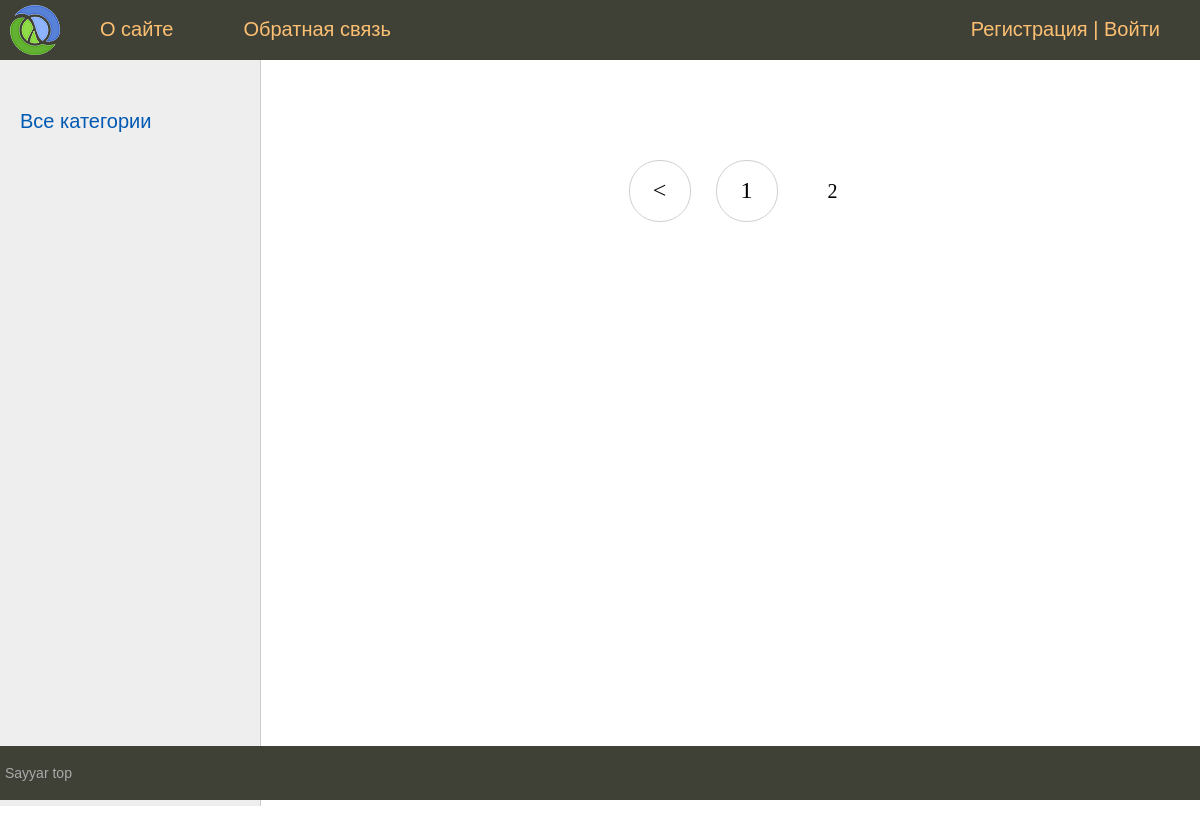
Page /?page=2 on the earlier database version.
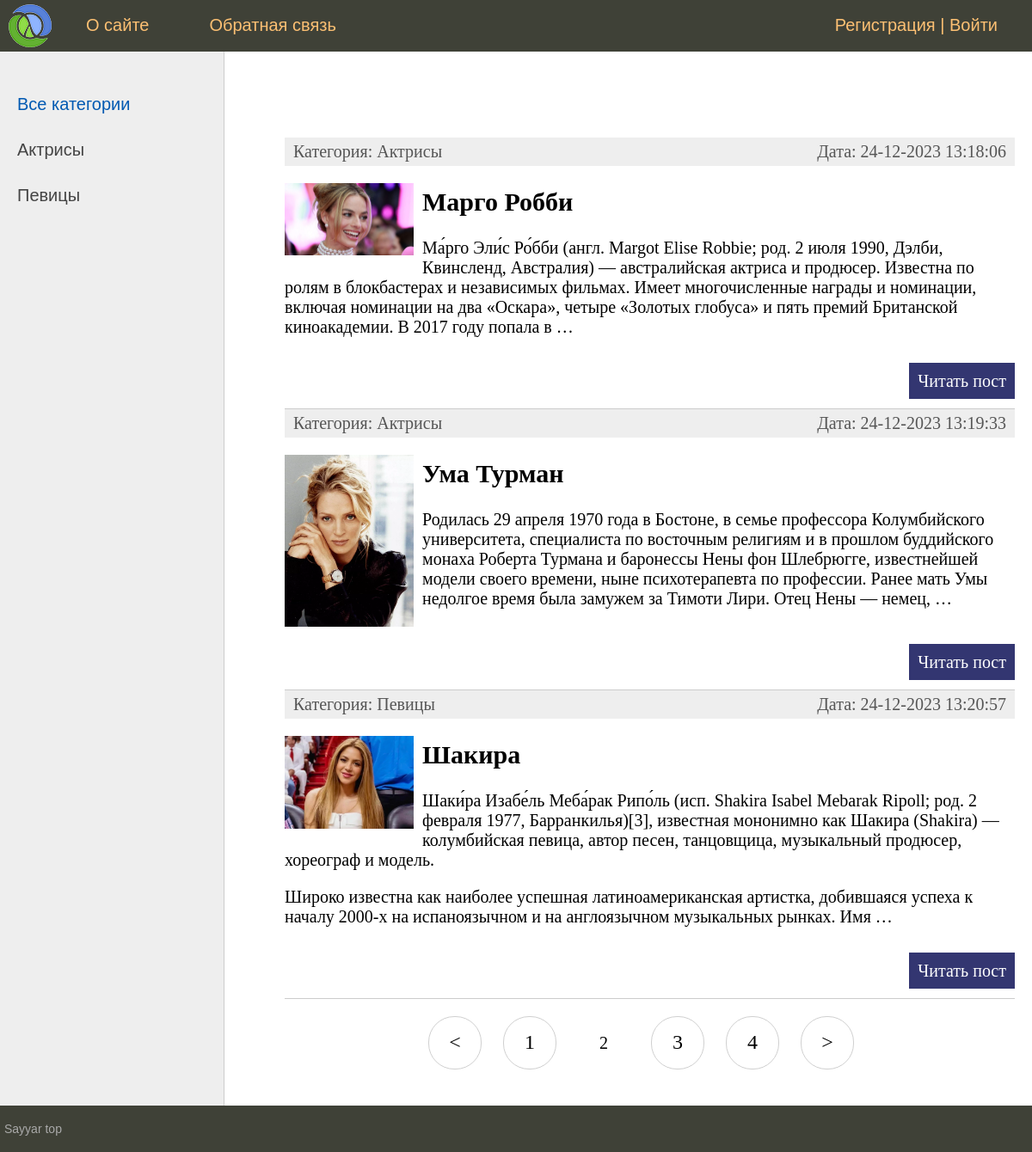
Same page on the later database version.
### women/models.py (models this page shows, shortened)
class Category(models.Model):
    name = models.CharField(max_length=100, db_index=True)
    slug = models.SlugField(max_length=255, unique=True, db_index=True, verbose_name='URL')
    def __str__(self):
        return self.name
    def get_absolute_url(self):
        return reverse('category', kwargs={'cat_slug': self.slug})
    class Meta:
        verbose_name = "Категория"
        verbose_name_plural = "Категории"
        ordering = ['id']

class Women(models.Model):
    title = models.CharField(max_length=255, verbose_name='Заголовок')
    slug = models.SlugField(max_length=255, unique=True, db_index=True, verbose_name='URL')
    content = models.TextField(blank=True, verbose_name='Текст статьи')
    photo = models.ImageField(upload_to='photos/%Y/%m/%d/', verbose_name='Фото')
    time_create = models.DateTimeField(auto_now_add=True, verbose_name='Время создания')
    time_update = models.DateTimeField(auto_now=True, verbose_name='Время изменения')
    is_published = models.BooleanField(default=True, verbose_name='Публикация')
    cat = models.ForeignKey('Category', on_delete=models.PROTECT, verbose_name='Категории')
    def get_absolute_url(self):
        return reverse('post', kwargs={'post_slug': self.slug})
    class Meta:
        verbose_name = "Известные женщины"
        verbose_name_plural = "Известные женщины"
        ordering = ['time_create', 'title']

### women/views.py (the view)
# urls.py: path('', WomenHome.as_view(), name='home'),
class WomenHome(DataMixin, ListView):
    model = Women
    template_name = 'women/index.html'
    context_object_name = 'posts'
    def get_context_data(self, *, object_list=None, **kwargs):
        context = super().get_context_data(**kwargs)
        c_def = self.get_user_context(title='Главная страница')
        return dict(list(context.items()) + list(c_def.items()))
    def get_queryset(self):
        return Women.objects.filter(is_published=True).select_related('cat')

### women/utils.py (called while the page is built)
    def get_user_context(self, **kwargs):
        context = kwargs
        cats = cache.get('cats')
        if not cats:
            cats = Category.objects.annotate(Count('women'))
            cache.set('cats', cats, 60)
        user_menu = menu.copy()
        if not self.request.user.is_authenticated:
            user_menu.pop(1)
        context['menu'] = user_menu
        context['cats'] = cats
        if 'cat_selected' not in context:
            context['cat_selected'] = 0
        return context

### women/templates/women/index.html (shortened to what this page needs)
{% extends 'women/base.html' %}
{% block content %}
<ul class="list-articles">
	{% for p in posts %}
		<li>
			<div class="article-panel">
			<p class="first">Категория: {{p.cat}}</p>
			<p class="last">Дата: {{p.time_update|date:'d-m-Y H:i:s'}}</p>
			</div>
{% if p.photo %}
			<p><img class="img-article-left thumb" src="{{p.photo.url}}" alt=""></p>
{% endif %}
			<h2>{{p.title}}</h2>
	{% autoescape on %}
	{{p.content|linebreaks|truncatewords:50}}
	{% endautoescape %}
			<p class="link-read-post"><a href="{{ p.get_absolute_url }}">Читать пост</a></p>
			</li>
	{% endfor %}
</ul>
{% endblock %}

### women/templates/women/base.html (shortened to what this page needs)
{% load static %}
{% load women_tags %}
<!DOCTYPE html>
<html>
<head>
	<link type="text/css" href="{% static 'women/css/styles.css' %}" rel="stylesheet" />
</head>
<body>
<table class="table-page" border=0 cellpadding="0" cellspacing="0">
<tr><td valign=top>
{% block mainmenu %}
		<div class="header">
			<ul id="mainmenu" class="mainmenu">
			<li class="logo"><a href="{% url 'home' %}"><div class="logo"></div></a></li>
{% for m in menu %}
			<li><a href="{% url m.url_name %}">{{m.title}}</a></li>
{% endfor %}
				{% if request.user.is_authenticated %}
				<li class="last"> {{user.username}} | <a href="{% url 'logout' %}">Выйти</a></li>
				{% else %}
				<li class="last"><a href="{% url 'register' %}">Регистрация</a> | <a href="{% url 'login' %}">Войти</a></li>
				{% endif %}
			</ul>
		</div>
{% endblock mainmenu %}
<table class="table-content" border=0 cellpadding="0" cellspacing="0">
<tr>
	<td valign="top" class="left-chapters">
	<ul id="leftchapters">
{% if cat_selected == 0 %}
		<li class="selected">Все категории</li>
{% else %}
		<li><a href="{% url 'home' %}">Все категории</a></li>
{% endif %}
{% for c in cats %}
{% if c.women__count > 0 %}
		{% if c.pk == cat_selected %}
			<li class="selected">{{c.name}}</li>
		{% else %}
			<li><a href="{{ c.get_absolute_url }}">{{c.name}}</a></li>
		{% endif %}
{% endif %}
{% endfor %}
	</ul>
</td>
<td valign="top" class="content">
	<div class="content-text">
{% block content %}
{% endblock %}
{% if page_obj.has_other_pages %}
<nav class="list-pages">
	<ul>
{% if page_obj.has_previous %}
<li class="page-num">
	<a href="?page={{ page_obj.previous_page_number }}">&lt;</a>
</li>
{% endif %}
		{% for p in paginator.page_range %}
		{% if page_obj.number == p %}
		<li class="page-num page-num-selected">{{ p }}</li>
		{% elif p >= page_obj.number|add:-2 and p <= page_obj.number|add:2 %}
		<li class="page-num">
			<a href="?page={{ p }}">{{ p }}</a>
		</li>
		{% endif %}
		{% endfor %}
{% if page_obj.has_next %}
<li class="page-num">
	<a href="?page={{ page_obj.next_page_number }}">&gt;</a>
</li>
{% endif %}
	</ul>
</nav>
{% endif %}
	</div>
</td></tr></table>
</td></tr>
<tr><td valign=top>
	<div id="footer">
	<p>Sayyar top</p>
	</div>
</td></tr></table>
</body>
</html>

Differences in the rows shown:
added Category: name "Актрисы"
added Category: name "Певицы"
added Women: cat "Актрисы", time_update "24-12-2023 13:18:06", photo (picture), title "Марго Робби", content "Ма́рго Эли́с Ро́бби (англ. Margot Elise Robbie; род. 2 июля 1990, Дэлби, Квинсленд, Австралия) — австралийская актриса и продюсер. Известна по ролям в блокбастерах и независимых фильмах. Имеет многочисленные награды и номинации, включая номинации на два «Оскара», четыре «Золотых глобуса» и пять премий Британской киноакадемии. В 2017 году попала в …"
now on this page (row edited): Women: cat "Актрисы", time_update "24-12-2023 13:19:33", photo (picture), title "Ума Турман", content "Родилась 29 апреля 1970 года в Бостоне, в семье профессора Колумбийского университета, специалиста по восточным религиям и в прошлом буддийского монаха Роберта Турмана и баронессы Нены фон Шлебрюгге, известнейшей модели своего времени, ныне психотерапевта по профессии. Ранее мать Умы недолгое время была замужем за Тимоти Лири. Отец Нены — немец, …"
now on this page (row edited): Women: cat "Певицы", time_update "24-12-2023 13:20:57", photo (picture), title "Шакира", content "Шаки́ра Изабе́ль Меба́рак Рипо́ль (исп. Shakira Isabel Mebarak Ripoll; род. 2 февраля 1977, Барранкилья)[3], известная мононимно как Шакира (Shakira) — колумбийская певица, автор песен, танцовщица, музыкальный продюсер, хореограф и модель. Широко известна как наиболее успешная латиноамериканская артистка, добившаяся успеха к началу 2000-х на испаноязычном и на англоязычном музыкальных рынках. Имя …"
Other differences:
new list line: "3"
new list line: "4"
